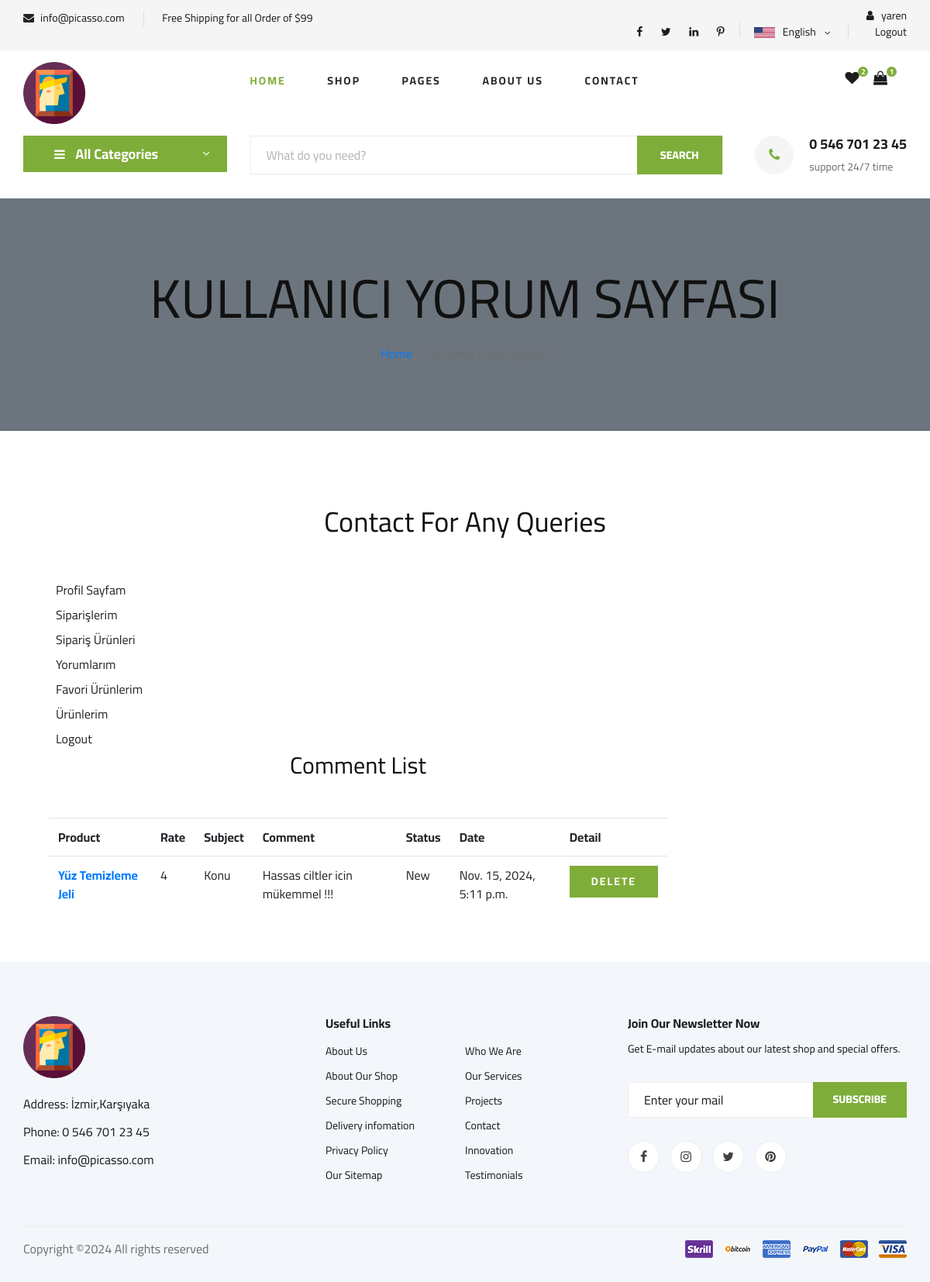
The page /user/mycomments/ (signed in) on the database its author committed.
### home/models.py (models this page shows, shortened)
class Settings(models.Model):
    STATUS = (('True', 'True'), ('False', 'False'))
    title = models.CharField(max_length=150)
    keywords = models.CharField(max_length=255)
    description = models.CharField(max_length=255)
    company = models.CharField(max_length=50)
    address = models.CharField(blank=True, max_length=100)
    phone = models.CharField(blank=True, max_length=15)
    fax = models.CharField(blank=True, max_length=15)
    email = models.CharField(blank=True, max_length=50)
    smtpserver = models.CharField(blank=True, max_length=50)
    smtpemail = models.CharField(blank=True, max_length=50)
    smtppassword = models.CharField(blank=True, max_length=10)
    smtpport = models.CharField(blank=True, max_length=5)
    icon = models.ImageField(blank=True, upload_to='images/')
    facebook = models.CharField(blank=True, max_length=50)
    instagram = models.CharField(blank=True, max_length=50)
    twitter = models.CharField(blank=True, max_length=50)
    youtube = models.CharField(blank=True, max_length=50)
    aboutus = RichTextUploadingField()
    contact = RichTextUploadingField()
    references = RichTextUploadingField()
    status = models.CharField(max_length=10, choices=STATUS)
    create_at = models.DateTimeField(auto_now_add=True)
    update_at = models.DateTimeField(auto_now=True)

### product/models.py (models this page shows, shortened)
class Comment(models.Model):
    STATUS = (
        ('New', 'New'),
        ('True', 'True'),
        ('False', 'False'),
    )
    product = models.ForeignKey(Product, on_delete=models.CASCADE)
    user = models.ForeignKey(User, on_delete=models.CASCADE)
    subject = models.CharField(max_length=50, blank=True)
    comment = models.CharField(max_length=250, blank=True)
    rate = models.IntegerField(default=1)
    ip = models.CharField(max_length=20, blank=True)
    status = models.CharField(max_length=10, choices=STATUS, default='New')
    create_at = models.DateTimeField(auto_now_add=True)
    update_at = models.DateTimeField(auto_now=True)

class Product(models.Model):
    STATUS=( ('True','Evet'),('False','Hayir'))
    product_category = models.ForeignKey(
        Category,
        on_delete=models.CASCADE,
        related_name='products'  # İlişkili ürünleri çağırmak için kullanılır
    )#her ürün bir kategoriye ait olacak.
    user =models.ForeignKey(User,on_delete = models.CASCADE)
    title=models.CharField(max_length=75)
    keywords=models.CharField(blank=True,max_length=300)
    description=models.CharField(blank=True,max_length=300)
    image=models.ImageField(blank=True,upload_to='images/')
    price=models.FloatField()
    amount=models.IntegerField(default=0)
    detail=RichTextUploadingField()
    status=models.CharField(max_length=10,choices=STATUS,default='False')
    create_at=models.DateTimeField(auto_now_add=True)
    update_at=models.DateTimeField(auto_now=True)
    slug=models.SlugField(null=False,unique=True)
    viewcount=models.IntegerField(default=0)
    def thumbnail(self):
        if self.image:
            return mark_safe('<img src="{}" width="50"/>'.format(self.image.url))
        return "No Image"
    thumbnail.short_description = 'Image' #bu sütunun başlığı olarak "Image" metni gösterilir.
    def image_preview(self):
        if self.image:
            return format_html('<img src="{}" style="width: 300px; height: auto;" />', self.image.url)
        return '-'
    image_preview.short_description = 'Current Image'

### user/views.py (the view)
# urls.py: path('mycomments/', views.user_comments, name='user_comments'),
@login_required(login_url='/user/login')
def user_comments(request):
    comments = Comment.objects.filter(user=request.user)
    return render(request, 'user_comments.html', {'comments': comments})

### home/context_processors.py (called while the page is built)
def global_settings(request):
    settings = Settings.objects.get(pk=1)
    return {
        'settings': settings
    }

### myProject/context_processors.py (called while the page is built)
def favori_check(request):
    if request.user.is_authenticated:
        request.session['favori_items'] = (AddFavourite.objects.filter(user_id = request.user.id).count())
        request.session['cart_items'] = ShopCart.objects.filter(user_id=request.user.id).count()
        return {'favori_itemss': request.session['favori_items'],'cart_items':request.session['cart_items']}
    else:
        request.session['favori_items'] = 0
        request.session['cart_items'] = 0
        return {'favori_itemss': request.session['favori_items'],'cart_items':request.session['cart_items']}

### product/context_processors.py (called while the page is built)
def categories(request):
    categories = Category.objects.all()
    if categories :
       return {'categories': categories}
    else:
        return dict()

### templates/user_comments.html (shortened to what this page needs)
{% extends 'home.html' %}
{% block body %}
    <div class="container-fluid bg-secondary mb-5">
        <div class="d-flex flex-column align-items-center justify-content-center" style="min-height: 300px">
            <h1 class="font-weight-semi-bold text-uppercase mb-3">Kullanıcı Yorum Sayfası</h1>
            <div class="d-inline-flex">
                <p class="m-0"><a href="/">Home</a></p>
                <p class="m-0 px-2">-</p>
                <p class="m-0">Kullanıcı Yorum Sayfası</p>
            </div>
        </div>
    </div>
    <div class="container-fluid pt-5">
        <div class="text-center mb-4">
            <h2 class="section-title px-5"><span class="px-2">Contact For Any Queries</span></h2>
        </div>
        <div class="row px-xl-5">
            {% include 'user_panel.html' %}
<div class="col-lg-9 table-responsive mb-5">
                <div class="order-summary clearfix">
                    <div class="section-title">
                        <h3 class="title">Comment List</h3>
                    </div>
                    <table class="shopping-cart-table table">
                        <tr>
                            <th class="text-left">Product</th>
                            <th class="text-left">Rate</th>
                            <th class="text-left">Subject</th>
                            <th class="text-left">Comment</th>
                            <th class="text-left">Status</th>
                            <th class="text-left">Date</th>
                            <th class="text-left">Detail</th>
                        </tr>
                        {% for rs in comments %}
                            <tr>
                                <td class="text-left">
                                    <a href="/product/{{ rs.product_id }}/{{ rs.product.slug }}">
                                        <strong> {{ rs.product.title }}</strong>
                                    </a>
                                </td>
                                <td class="text-left">{{ rs.rate }} </td>
                                <td class="text-left">{{ rs.subject }} </td>
                                <td class="text-left">{{ rs.comment }} </td>
                                <td class="text-left">{{ rs.status }} </td>
                                <td class="text-left">{{ rs.create_at }} </td>
                                <td class="text-left">
                                    <a class="primary-btn" href="/user/deletecomment/{{ rs.id }}"
                                       onclick="return confirm('Will be Delete ! Are you sure?')"> Delete </a>
                                </td>
                            </tr>
                        {% endfor %}
                    </table>
                </div>
            </div>
        </div>
    </div>
{% endblock %}

### templates/header.html (shortened to what this page needs)
{% load static %}
<header class="header">
    <div class="header__top">
        <div class="container">
            <div class="row">
                <div class="col-lg-6 col-md-6">
                    <div class="header__top__left">
                        <ul>
                            <li><i class="fa fa-envelope"></i>  {{settings.email}}</li>
                            <li>Free Shipping for all Order of $99</li>
                        </ul>
                    </div>
                </div>
                <div class="col-lg-6 col-md-6">
                    <div class="header__top__right">
                        <div class="header__top__right__social">
                            <a href="#"><i class="fa fa-facebook"></i></a>
                            <a href="#"><i class="fa fa-twitter"></i></a>
                            <a href="#"><i class="fa fa-linkedin"></i></a>
                            <a href="#"><i class="fa fa-pinterest-p"></i></a>
                        </div>
                        <div class="header__top__right__language">
                            <img src="{% static  'img/language.png'%}" alt="">
                            <div>English</div>
                            <span class="arrow_carrot-down"></span>
                        </div>
                        <div class="header__top__right__auth">
                            {% if user.id is not None %}
                            <a href="{% url 'user_profile'%}"><i class="fa fa-user"></i> {{user.username}}</a>
                            <a href="{% url 'user_logout'%}"></i> Logout</a>
                           {% else %}
                           <a href="{% url 'user_login'%}"><i class="fa fa-user"></i> Login</a>
                           <a href="{% url 'user_register'%}"></i> Register</a>
                 </div>
                 {% endif %}
             </div>
                        </div>
                    </div>
                </div>
            </div>
        </div>
    <div class="container">
        <div class="row">
            <div class="col-lg-3">
                <div class="header__logo">
                    <a href="./index.html"><img src="{% static  'img/picasso_icon.ico'%}" width="80" alt=""></a>
                </div>
            </div>
            <div class="col-lg-6">
                <nav class="header__menu">
                    <ul>
                        <li class="active"><a href="{% url 'index'%}">Home</a></li>
                        <li><a href="{% url 'search' %}">Shop</a></li>
                        <li><a href="#">Pages</a>
                        </li>
                        <li><a href="{%url 'aboutus' %}">About Us</a></li>
                        <li><a href="{%url 'iletisim' %}">Contact</a></li>
                    </ul>
                </nav>
            </div>
            <div class="col-lg-3">
                <div class="header__cart">
                    <ul>
                        <li><a href="/order/favorites"><i class="fa fa-heart"></i> <span>{{request.session.favori_items}}</span>
                        </a>
                    </li>
                        <li><a href="/order/shopcart"><i class="fa fa-shopping-bag"></i> <span>{{request.session.cart_items}}</span>
                        </a>
                    </li>
                    </ul>
                </div>
            </div>
        </div>
    </div>
</header>

### templates/hero_normal.html (shortened to what this page needs)
  {% load static %}{% load mptt_tags %}
   <section class="hero hero-normal">
    <div class="container">
        <div class="row">
            <div class="col-lg-3">
                <div class="hero__categories">
                    <div class="hero__categories__all">
                        <i class="fa fa-bars"></i>
                        <span>All Categories</span>
                    </div>
                </div>
            </div>
            <div class="col-lg-9">
                <div class="hero__search">
                    <div class="hero__search__form">
                        <form action="/search/" method = "post">
                            <input type="text" name = "query" placeholder="What do you need?">
                            <button type="submit" class="site-btn">SEARCH</button>
                        </form>
                    </div>
                    <div class="hero__search__phone">
                        <div class="hero__search__phone__icon">
                            <i class="fa fa-phone"></i>
                        </div>
                        <div class="hero__search__phone__text">
                            <h5>{{settings.phone}}</h5>
                            <span>support 24/7 time</span>
                        </div>
                    </div>
                </div>
            </div>
        </div>
    </div>
</section>

### templates/footer.html
{% load static %}
 <footer class="footer spad">
    <div class="container">
        <div class="row">
            <div class="col-lg-3 col-md-6 col-sm-6">
                <div class="footer__about">
                    <div class="footer__about__logo">
                        <a href="{% url 'index'%}"><img src="{% static 'img/picasso_icon.ico' %}" width="80" alt=""></a>
                    </div>
                    <ul>
                        <li>Address: {{ settings.address}}</li>
                        <li>Phone: {{ settings.phone}}</li>
                        <li>Email: {{ settings.email}}</li>
                    </ul>
                </div>
            </div>
            <div class="col-lg-4 col-md-6 col-sm-6 offset-lg-1">
                <div class="footer__widget">
                    <h6>Useful Links</h6>
                    <ul>
                        <li><a href="{% url 'aboutus'%}">About Us</a></li>
                        <li><a href="#">About Our Shop</a></li>
                        <li><a href="#">Secure Shopping</a></li>
                        <li><a href="#">Delivery infomation</a></li>
                        <li><a href="#">Privacy Policy</a></li>
                        <li><a href="#">Our Sitemap</a></li>
                    </ul>
                    <ul>
                        <li><a href="{% url 'iletisim'%}">Who We Are</a></li>
                        <li><a href="#">Our Services</a></li>
                        <li><a href="#">Projects</a></li>
                        <li><a href="#">Contact</a></li>
                        <li><a href="#">Innovation</a></li>
                        <li><a href="#">Testimonials</a></li>
                    </ul>
                </div>
            </div>
            <div class="col-lg-4 col-md-12">
                <div class="footer__widget">
                    <h6>Join Our Newsletter Now</h6>
                    <p>Get E-mail updates about our latest shop and special offers.</p>
                    <form action="#">
                        <input type="text" placeholder="Enter your mail">
                        <button type="submit" class="site-btn">Subscribe</button>
                    </form>
                    <div class="footer__widget__social">
                        <a href="#"><i class="fa fa-facebook"></i></a>
                        <a href="#"><i class="fa fa-instagram"></i></a>
                        <a href="#"><i class="fa fa-twitter"></i></a>
                        <a href="#"><i class="fa fa-pinterest"></i></a>
                    </div>
                </div>
            </div>
        </div>
        <div class="row">
            <div class="col-lg-12">
                <div class="footer__copyright">
                    <div class="footer__copyright__text"><p>
Copyright &copy;<script>document.write(new Date().getFullYear());</script> All rights reserved
</p></div>
                    <div class="footer__copyright__payment"><img src="{% static  'img/payment-item.png'%}" alt=""></div>
                </div>
            </div>
        </div>
    </div>
</footer>

### rows shown on the page
Settings: email "info@picasso.com", phone "0 546 701 23 45", address "İzmir,Karşıyaka"
Comment: product "Yüz Temizleme Jeli", rate "4", subject "Konu", comment "Hassas ciltler icin mükemmel !!!", status "New", create_at "Nov. 15, 2024, 5:11 p.m."

### other values the page prints
{{ user.username }} "yaren"
{{ request.session.favori_items }} "2"
{{ request.session.cart_items }} "1"
